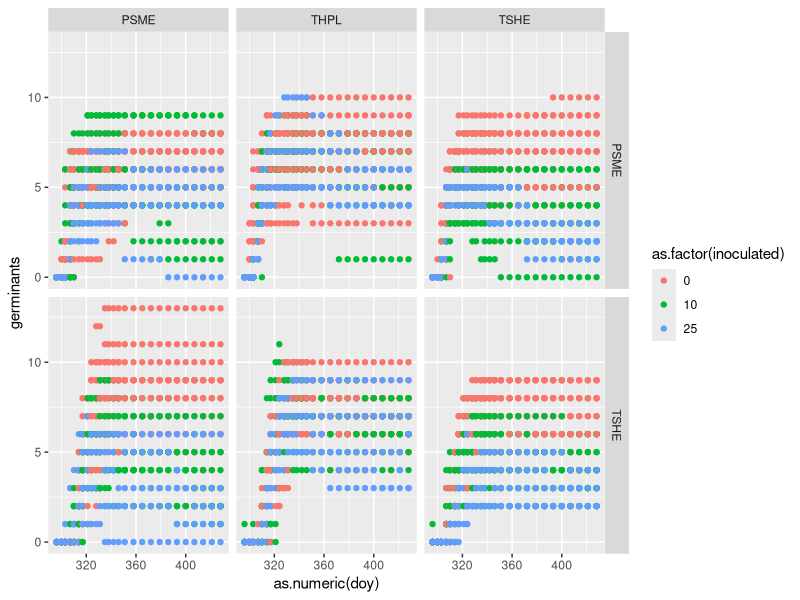

The R source for this figure: (Note: this script raises an error after producing the figure.)
## Started Boxing Day 2025 ##
## By Lizzie ##

## Working off germ_analysis a little ... but plotting##

# housekeeping
rm(list=ls())
options(stringsAsFactors=FALSE)

# Load libraries
library(ggplot2)
library(reshape)
library(tidyverse)

# set wd
# Update to include yours with ifelse

user <- Sys.info()[["user"]]

ifelse(
  user == "lizzie",
  "/Users/lizzie/Documents/git/projects/grephon/soilinoculation/analyses/",
  ifelse(
    user == "nolanmeier",
    "/Users/nolanmeier/git/morasoilinoculation/analyses",
    ifelse(
      user == "Xiaomao", 
      "C:/PhD/Project/morasoilinoculation/analyses",
      NA
    )
  )
)

# get the data!
# should be INPUT (not inputs)

# First, bring in full, most recent dataset (will talk to Mao about lab protocols for doing this)
seedsraw <- read.csv('inputs/germination_data.csv') # Full data set with alive and dead, from Jan. 2
seeds <- seedsraw[1:210,]
seeds[is.na(seeds)] <- 0 #  This works, all empty cells mean no germinants (of any kind) observed


seeds$seed_species <- str_trim(seeds$seed_species, side = "right")

# filter out all columns containing dead data
aliveraw <- seeds[, !grepl("dead", names(seeds))]
alive <- aliveraw

# filter out all columns containing alive data
deadraw <- seeds[, !grepl("alive", names(seeds))]
dead <- deadraw


# reshaping
library(reshape)
alivelong <-  melt(alive, id.var=c("soil_species", "seed_species", "inoculated_.", "pot", "notes"))
names(alivelong) <- c("soil_species", "seed_species", "inoculated", "pot", "notes", "doy", "germinants")

deadlong <- melt(dead, id.var=c("soil_species", "seed_species", "inoculated_.", "pot", "notes"))
names(deadlong) <- c("soil_species", "seed_species", "inoculated", "pot", "notes", "doy", "germinants")

# clean up the variable 
alivelong$doy <- substr(alivelong$doy, 2, 4)
deadlong$doy <- substr(deadlong$doy, 2, 4)
unique(alivelong$doy)

#quartz()
germination_by_treatment <- ggplot(alivelong, aes(x=as.numeric(doy), y=germinants, color=as.factor(inoculated))) +
	geom_point() + 
	facet_grid(seed_species~soil_species)

ggsave(file = "./figures/germination_by_treatment.pdf", plot = germination_by_treatment, dpi = 800, units = "mm", width = 150, height = 100)

# Hmm, this looks like a good start, but ...
	# it would be better if we summarized the data by inoluction level using ggplot stats etc.
	# would be great to work on that next if someone has time!
	# and then we could do it for dead also. 

####### Working off the above to sort by inoculation ##########
####### Dec. 29, 2025, by Nolan ########
head(alivelong)

# summarize stats by grouping by inoculation level
# plot as lines
aliveplot <- ggplot(alivelong,
       aes(x = as.numeric(doy),
           y = germinants,
           color = as.factor(inoculated),
           group = inoculated)) +
  
  stat_summary(fun = mean, geom = "line") + 
  
  # to remove error bars
  # stat_summary(
  #   fun.data = mean_se,
  #   geom = "errorbar",
  #   width = 1
  # ) + 
  
  facet_grid(seed_species ~ soil_species)
  

##### Adding to the above but trying to start with the full data set ######
###### January 2, 2025, by Nolan ######

deadplot <- ggplot(deadlong,
       aes(x = as.numeric(doy),
           y = germinants,
           color = as.factor(inoculated),
           group = inoculated)) +
  
  stat_summary(fun = mean, geom = "line") + 
  
  # to remove error bars
  # stat_summary(
  #   fun.data = mean_se,
  #   geom = "errorbar",
  #   width = 1
  # ) + 
  
  facet_grid(seed_species ~ soil_species) 

####### Jan. 11, 2026 #########
###### Nolan, working to modify graphs #######

# Set the colour scale to match the tray labels 
deadplot + scale_color_manual(values=c("green", "salmon", "blue"))
ggsave(file = "./figures/average_deaths_by_treatment.pdf", plot = deadplot, dpi = 800, units = "mm", width = 150, height = 100)
aliveplot + scale_color_manual(values=c("green", "salmon", "blue"))
ggsave(file = "./figures/average_germinants_by_treatment.pdf", plot = aliveplot, dpi = 800, units = "mm", width = 150, height = 100)

##### January 16, 2026 #########
# Combining all soil/seed treatments to only show inoculation effects, Nolan
germinants_by_inoculation <- alivelong %>%
  group_by(soil_species,seed_species) %>%
  ggplot(aes(x = as.numeric(doy),
      y = germinants,
      color = as.factor(inoculated),
      group = inoculated)) +
  
  stat_summary(fun = mean, geom = "line") + 
  scale_color_manual(values=c("green", "salmon", "blue"))
germinants_by_inoculation  

ggsave(file = "./figures/germ_by_inoculation.pdf", plot = germinants_by_inoculation, dpi = 800, units = "mm", width = 150, height = 100)

deaths_by_inoculation <- deadlong %>%
  group_by(soil_species,seed_species) %>%
  ggplot(aes(x = as.numeric(doy),
             y = germinants,
             color = as.factor(inoculated),
             group = inoculated)) +
  
  stat_summary(fun = mean, geom = "line") + 
  scale_color_manual(values=c("green", "salmon", "blue"))
deaths_by_inoculation
ggsave(file = "./figures/deaths_by_inoculation.pdf", plot = deaths_by_inoculation, dpi = 800, units = "mm", width = 150, height = 100)


##### Working to do some more visualisations/calculations ######
## Jan. 31, Nolan #######

##### Add a column for plot_id to group by treatment
# alivelong <- alivelong %>%
#   mutate(germ_prop = germinants/10) %>%
#   mutate(pot_id = paste(soil_species, seed_species,inoculated,sep = "_"))
# 
# 
# T50 <- alivelong %>%
#   arrange(pot_id,doy)%>%
#   group_by(pot_id,pot)%>%
#   filter(germ_prop >= 0.5)%>%
#   slice(1)%>%
#   ungroup()%>%
#   select(pot_id,pot,t50_day = doy)
#   
# 
# 
#   #facet_wrap()
# ### Add the other variables to the df so they can be used for facet_wrap #####
# T50_treatments <- T50%>%
#   #group_by(pot_id)%>%
#   #summarise(mean_t50 = mean(as.numeric(t50_day)))%>%
#   mutate(soil_species = substr(pot_id,1,4))%>%
#   mutate(seed_species = substr(pot_id,6,9))%>%
#   mutate(inoculated = as.numeric(substr(pot_id,11,12)))%>%
#   arrange(seed_species,soil_species)
# 
# T50_stats <- T50_treatments %>%
#   group_by(pot_id)%>%
#   summarise(mean_t50 = mean(as.numeric(t50_day)),
#             sd_t50 = sd(as.numeric(t50_day)))%>%
#   mutate(soil_species = substr(pot_id,1,4))%>%
#   mutate(seed_species = substr(pot_id,6,9))%>%
#   mutate(inoculated = as.numeric(substr(pot_id,11,12)))
# 
# t50_plots <- ggplot(T50_stats,aes(x=inoculated,y=mean_t50,group=pot_id))+
#   geom_point()+
#   geom_errorbar(aes(ymin = mean_t50 - sd_t50,
#                     ymax = mean_t50 + sd_t50)) + 
#   facet_wrap(seed_species~soil_species)
# ggsave(file = "./figures/T50_by_treatment.pdf", plot = t50_plots, dpi = 800, units = "mm", width = 150, height = 100)



######## Nolan, Feb. 9, 2026 #######
### Adding splines to the scatter plots done previously by Lizzie

spline_0 <- alivelong %>%
  filter(inoculated == 0)%>%
  ggplot(aes(x=as.numeric(doy), y=germinants, color=as.factor(inoculated))) +
  geom_point() + 
  geom_smooth(method = "gam",formula = y~s(x),se=FALSE)+
  facet_grid(seed_species~soil_species) + 
  scale_color_manual(values=c("darkgreen", "salmon", "skyblue"))
spline_0

ggsave(file = "./figures/spline_0.pdf", plot = spline_0, dpi = 800, units = "mm", width = 150, height = 100)

spline_10 <- alivelong %>%
  filter(inoculated == 10)%>%
  ggplot(aes(x=as.numeric(doy), y=germinants, color=as.factor(inoculated))) +
  geom_point() + 
  geom_smooth(method = "gam",formula = y~s(x),se=FALSE)+
  facet_grid(seed_species~soil_species) + 
  scale_color_manual(values=c("salmon"))
spline_10
ggsave(file = "./figures/spline_10.pdf", plot = spline_10, dpi = 800, units = "mm", width = 150, height = 100)

spline_25 <- alivelong %>%
  filter(inoculated == 25)%>%
  ggplot(aes(x=as.numeric(doy), y=germinants, color=as.factor(inoculated))) +
  geom_point() + 
  geom_smooth(method = "gam",formula = y~s(x),se=FALSE)+
  facet_grid(seed_species~soil_species) + 
  scale_color_manual(values=c("blue"))
spline_25
ggsave(file = "./figures/spline_25.pdf", plot = spline_25, dpi = 800, units = "mm", width = 150, height = 100)


deadlong %>%
  filter(doy==428)%>%
  group_by(seed_species)%>%
  summarise(mean_dead = mean(germinants))

deadlong %>%
  filter(doy==428)%>%
  group_by(soil_species)%>%
  summarise(mean_dead = mean(germinants))

deadlong %>%
  filter(doy==428)%>%
  group_by(inoculated)%>%
  summarise(mean_dead = mean(germinants))

### Creating a df with alive and dead to calculate relative proportions of deaths ###
deadlong_renamed <- rename(deadlong, deaths=germinants)

alive_dead_long <- merge(alivelong, deadlong_renamed, all = TRUE)
view(alive_dead_long)

### Calculating death count proportional to germinant count ###
alive_dead_long %>%
  filter(doy==428)%>%
  group_by(seed_species)%>%
  summarise(prop_dead = mean(deaths)/(mean(deaths)+mean(germinants)))

alive_dead_long %>%
  filter(doy==428)%>%
  group_by(soil_species)%>%
  summarise(prop_dead = mean(deaths)/(mean(deaths)+mean(germinants)))

alive_dead_long %>%
  filter(doy==428)%>%
  group_by(inoculated)%>%
  summarise(prop_dead = mean(deaths)/(mean(deaths)+mean(germinants)))

alive_dead_long %>%
  filter(doy==428)%>%
  summarise(mean_dead = mean(deaths))
